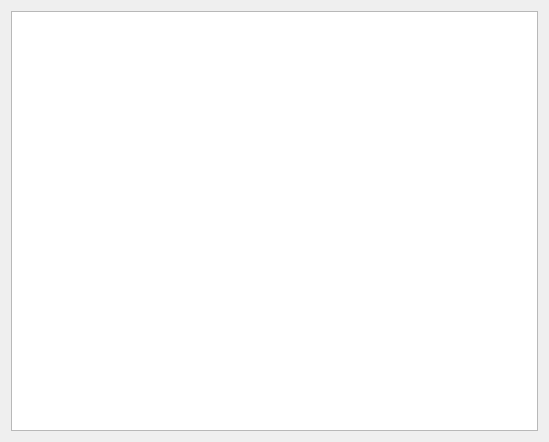
<?xml version="1.0" encoding="UTF-8"?>
<ui version="4.0">
 <class>Form_Log</class>
 <widget class="QWidget" name="Form_Log">
  <property name="geometry">
   <rect>
    <x>0</x>
    <y>0</y>
    <width>549</width>
    <height>442</height>
   </rect>
  </property>
  <property name="windowTitle">
   <string>Log</string>
  </property>
  <layout class="QHBoxLayout" name="horizontalLayout">
   <item>
    <widget class="QTextEdit" name="textEdit">
     <property name="readOnly">
      <bool>true</bool>
     </property>
    </widget>
   </item>
  </layout>
 </widget>
 <resources/>
 <connections/>
</ui>
